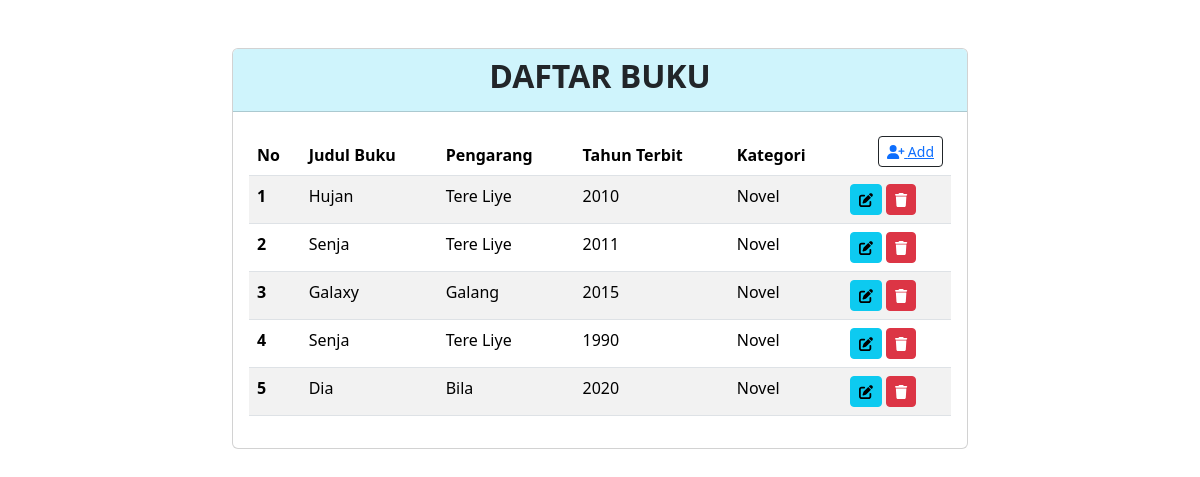
The page / on the database its author committed.
### tables this page shows
CREATE TABLE `bukus` (
  `id` int(11) NOT NULL,
  `judul` varchar(100) NOT NULL,
  `pengarang` varchar(50) NOT NULL,
  `tahun` int(4) NOT NULL,
  `kategori` varchar(30) NOT NULL
);

### index.php (the view, shortened to what this page needs)
<!DOCTYPE html>
<html lang="en">
<head>
    <link rel="stylesheet" href="../css/bootstrap.css">
    <link rel="stylesheet" href="../css/all.css">
</head>
<body>
<div class="container">
    <div class="row mt-5">
      <div class="col-8 m-auto">
        <div class="card">
            <div class="card-header bg-info-subtle">
                <h2 class="fw-bold fs-2 text-center" >DAFTAR BUKU</h2>
            </div>
                <div class="card-body">
                    <table class="table table-striped">
                    <thead>
                        <tr>
                            <th scope="col"> No </th>
                            <th scope="col"> Judul Buku </th>
                            <th scope="col"> Pengarang </th>
                            <th scope="col"> Tahun Terbit </th>
                            <th scope="col"> Kategori </th>
                            <th> <span class="float-end btn btn-outline-dark text-dark btn-sm">
                                    <a href="form.php" > <i class="fa-solid fa-user-plus"></i> Add </a>
                                 </span></th>
                        </tr>
                    </thead>
                    <tbody>
                        <?php
                            include("koneksi.php");
                            $tampil = "SELECT * FROM bukus";
                            $proses = mysqli_query($koneksi, $tampil);
                            $nomor = 1;
                            foreach($proses as $data){
                        ?>
                        <tr>
                            <th scope="row"> <?=$nomor++?> </th>
                            <td> <?=$data['judul']?> </td>
                            <td> <?=$data['pengarang']?> </td>
                            <td> <?=$data['tahun']?> </td>
                            <td> <?=$data['kategori']?> </td>
                            <td>
                                <a class="btn btn-info btn-sm" href="edit.php?id=<?=$data['id']?>" > <i class="fa-solid fa-pen-to-square"></i> </a>
                                <button type="button" class="btn btn-danger btn-sm" data-bs-toggle="modal" data-bs-target="#hapus<?=$data['id']?>">
                                <i class="fa-solid fa-trash"></i>
                                </button>
                            </td>
                        </tr>
                        <?php } ?>
                    </tbody>
                    </table>
            </div>
        </div>
    </div>
</div>
</div>
</body>
</html>

### rows shown on the page
bukus: judul "Hujan", pengarang "Tere Liye", tahun "2010", kategori "Novel"
bukus: judul "Senja", pengarang "Tere Liye", tahun "2011", kategori "Novel"
bukus: judul "Galaxy", pengarang "Galang", tahun "2015", kategori "Novel"
bukus: judul "Senja", pengarang "Tere Liye", tahun "1990", kategori "Novel"
bukus: judul "Dia", pengarang "Bila", tahun "2020", kategori "Novel"
